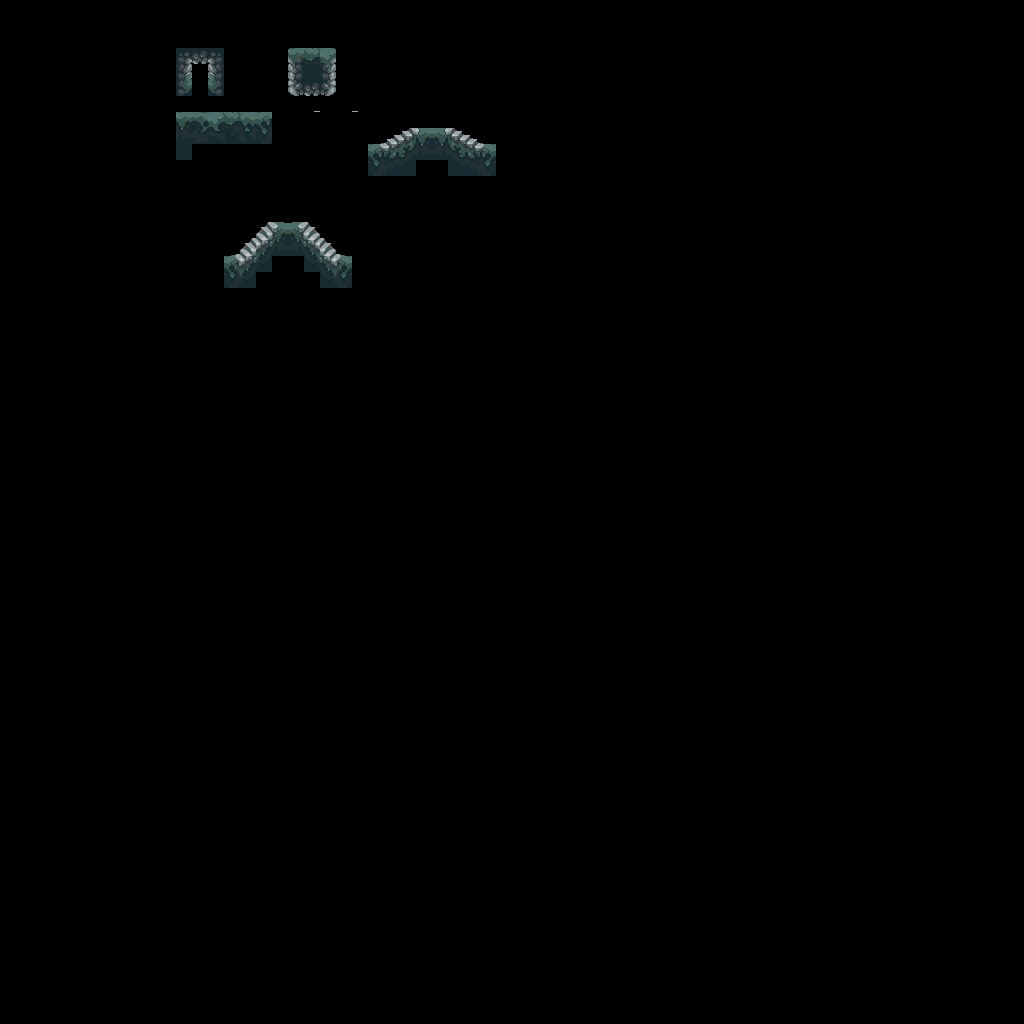

A level layout from a 2D game, rendered from its tile map. Below: a short description, then the map file with tile-grid data replaced by summaries:
An orthogonal 64x64 tile map with 16x16 px tiles, 2 tile layers (ouput, input).

<map version="1.5" tiledversion="1.5.0" orientation="orthogonal" renderorder="right-down" width="64" height="64" tilewidth="16" tileheight="16" infinite="0" nextlayerid="3" nextobjectid="1">
 <tileset firstgid="1" source="spirit_forest.tsx" />
 <layer id="2" name="ouput" width="64" height="64">
  <data>[4096 cells, 0 non-empty, 0 distinct tile ids]</data>
 </layer>
 <layer id="1" name="input" width="64" height="64">
  <data>[4096 cells, 138 non-empty, 136 distinct tile ids]</data>
 </layer>
</map>
